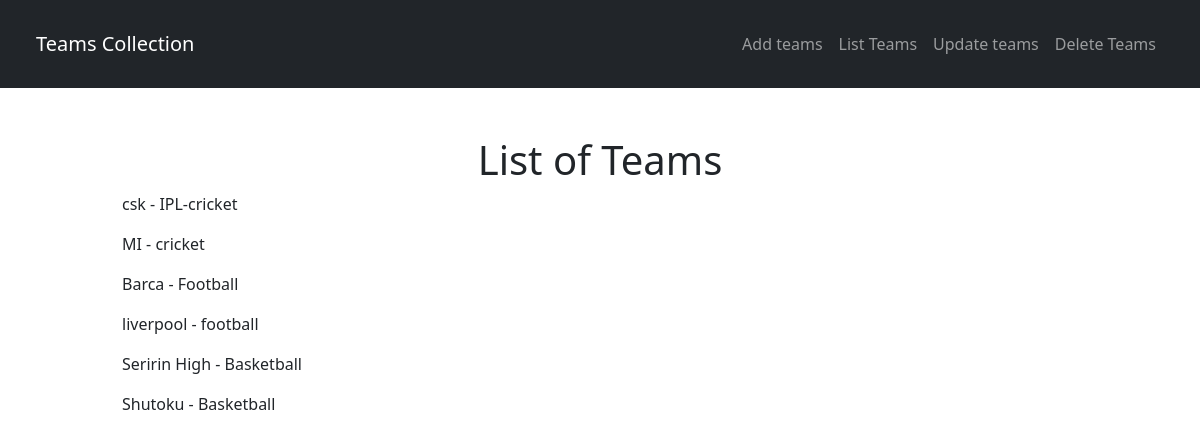
Screenshot of /teamlist/list/ with the database file from the repository.
### teamlist/models.py (models this page shows)
class TeamsList(models.Model):
    name = models.CharField(max_length=200)
    no_of_members = models.IntegerField()
    team_type = models.CharField(max_length=200)

### teamlist/views.py (the view)
# urls.py: path('list/',views.listteams,name='list'),
def listteams(request):
    a = TeamsList.objects.all()
    return render(request,'listteams.html',{'a':a})

### teamlist/templates/listteams.html (shortened to what this page needs)
{% extends 'base.html' %}
{% block content %}
<div class="container p-5">
    <h1 class="text-center">List of Teams</h1>
    {% for x in a %}
        <ul>{{x.name}} - {{x.team_type}}</ul>
    {% endfor %}
</div>
{% endblock %}

### teamlist/templates/base.html (shortened to what this page needs)
<!DOCTYPE html>
<html lang="en">
<head>
    <link href="https://cdn.jsdelivr.net/npm/bootstrap@5.1.3/dist/css/bootstrap.min.css" rel="stylesheet">
</head>
<body>
    <nav class="navbar navbar-expand-lg navbar-dark bg-dark p-4 ">
        <div class="container-fluid">
          <a class="navbar-brand" href="teamlist/">Teams Collection</a>
          <div class="collapse navbar-collapse text-end d-flex flex-row-reverse mx-auto" id="navbarNav">
            <ul class="navbar-nav">
              <li class="nav-item">
                <a class="nav-link" href="{% url 'add' %}">Add teams</a>
              </li>
              <li class="nav-item">
                <a class="nav-link" href="{% url 'list' %}">List Teams</a>
              </li>
              <li class="nav-item">
                <a class="nav-link" href="{% url 'update' %}">Update teams</a>
              </li>
              <li class="nav-item">
                <a class="nav-link" href="{% url 'delete' %}">Delete Teams</a>
              </li>
            </ul>
          </div>
        </div>
      </nav>
    <div class="container">
        {% block content %}{% endblock %}
    </div>
</body>
</html>

### rows the page displays
TeamsList: name "csk", team_type "IPL-cricket"
TeamsList: name "MI", team_type "cricket"
TeamsList: name "Barca", team_type "Football"
TeamsList: name "liverpool", team_type "football"
TeamsList: name "Seririn High", team_type "Basketball"
TeamsList: name "Shutoku", team_type "Basketball"
